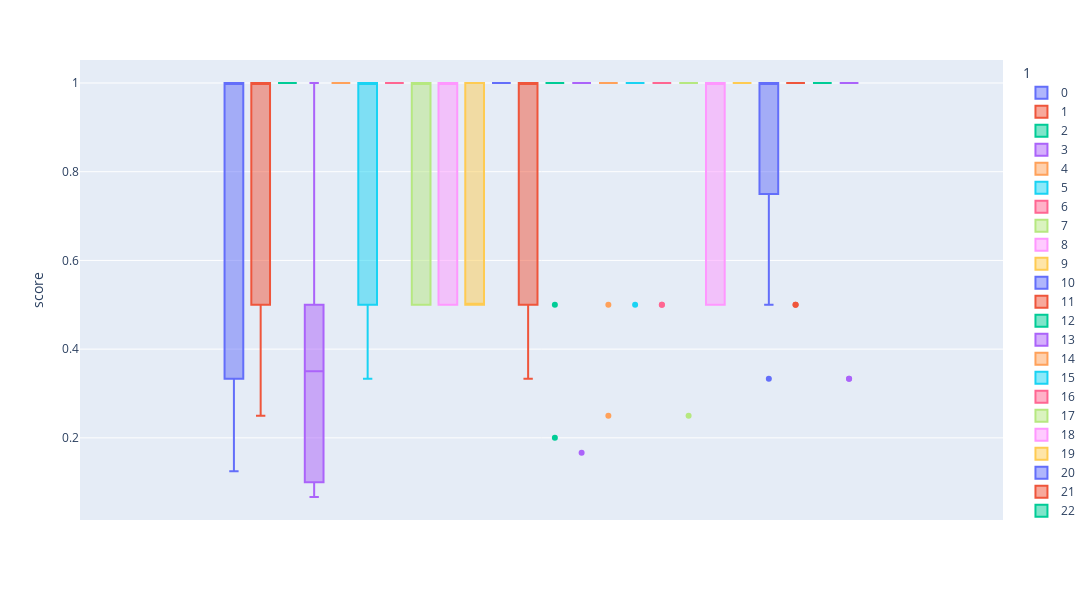
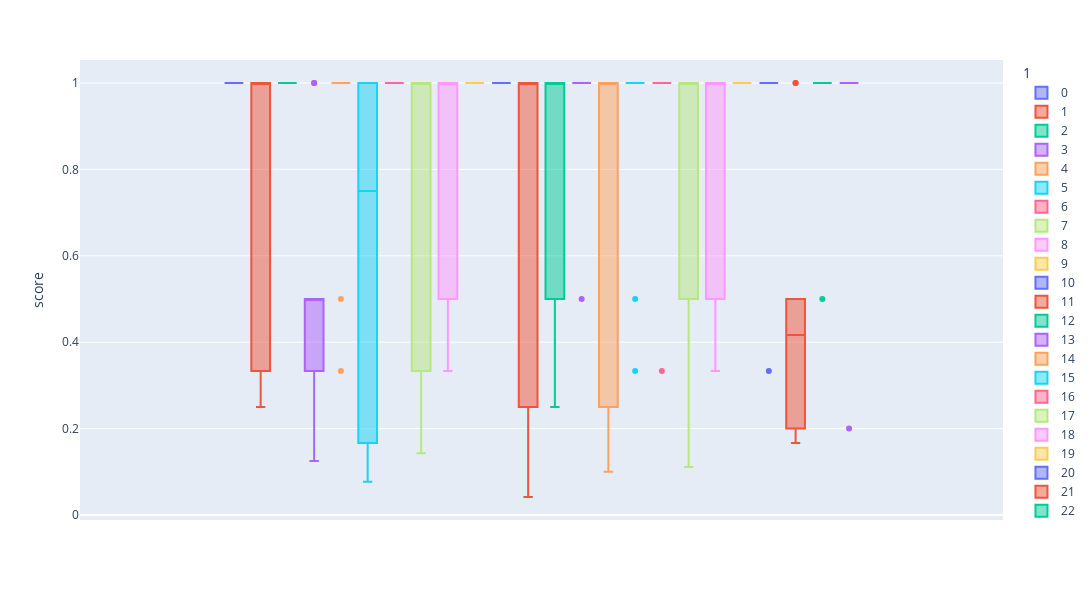
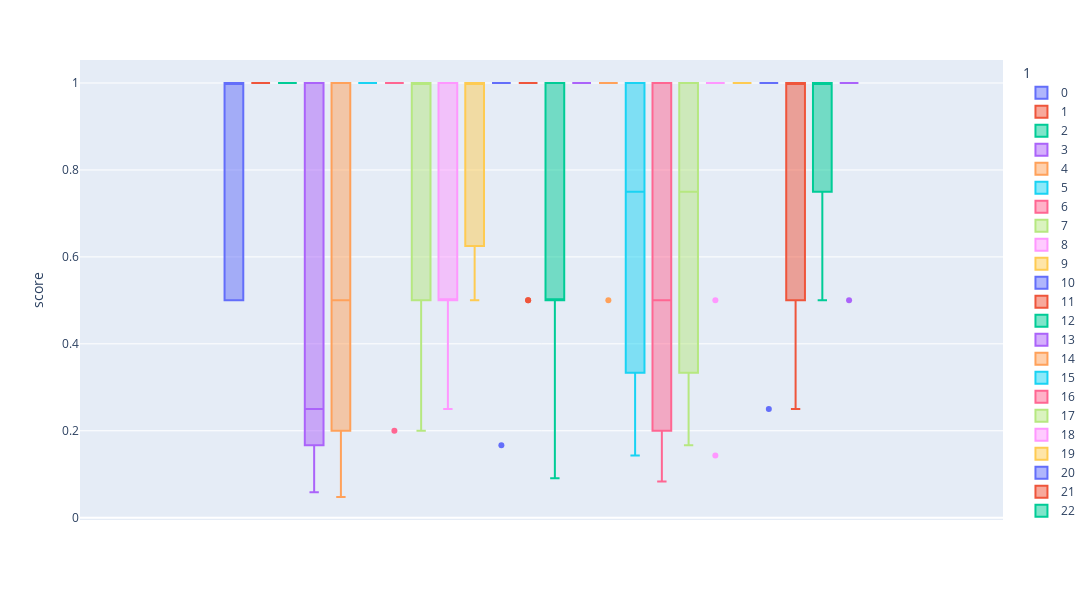
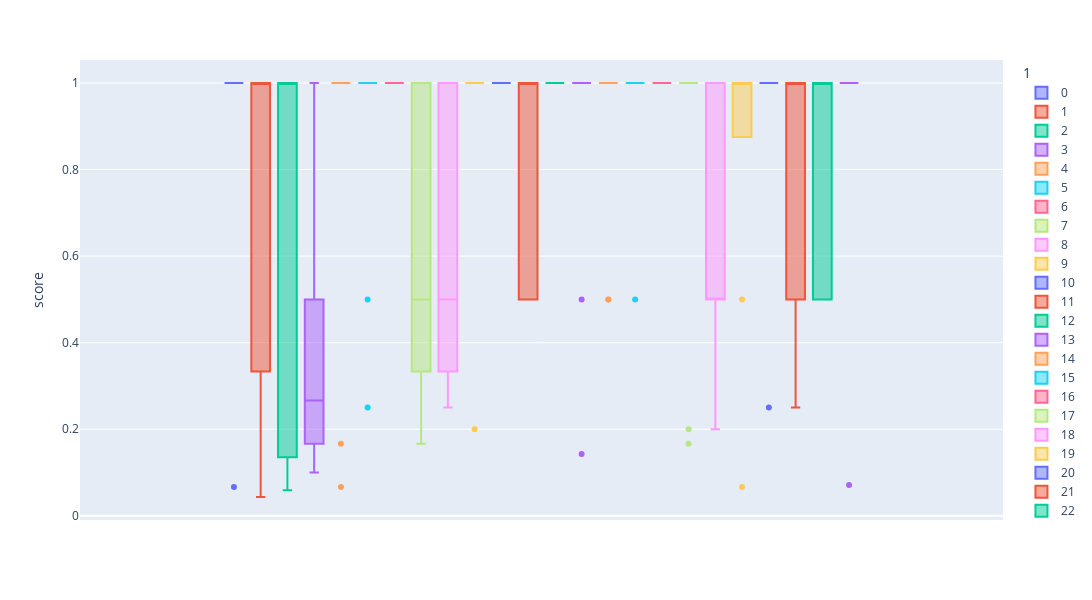

Here is the notebook cell these charts were saved with, in order:
### Code cell
dfs = []
for i in range(5):
    train_batch_preds = np.load('./valid_batch_preds_' + str(i) + '.npy')
    train_batch_labels = np.load('./valid_batch_labels_' + str(i) + '.npy')
    train_batch_index = np.load('./valid_index_fold_' + str(i) + '.npy')

    score, weight, score_per_sample = calculate_per_class_lwlrap(train_batch_labels, train_batch_preds)

    df = pd.DataFrame(train_tp[train_batch_index])
    df["score"] =  score_per_sample.max(axis=1)
    fig = px.box(df.sort_values(1),  y="score", color=1, height=600, width=2100)
    fig.show()

    df_agg = df.groupby(1)["score"].agg(["sum", "count", "min", "max", "mean", "std", "median", lambda x: np.percentile(x, 0.1), lambda x: np.percentile(x, 0.2), lambda x: np.percentile(x, 0.3)]).reset_index()
    df_agg["acc"] = df_agg["sum"] / df_agg["count"]

    display(df_agg.sort_values("acc"))

    dfs.append(df_agg)

    # display(pd.DataFrame(score_per_sample).describe())

### Figure 1 — Plotly figure (JSON) as saved in the notebook; plotly's stock layout.template omitted (floating-point values rounded to 4 significant figures)
{"data": [{"alignmentgroup": "True", "hovertemplate": "1=0<br>score=%{y}<extra></extra>", "legendgroup": "0", "marker": {"color": "#636efa"}, "name": "0", "notched": false, "offsetgroup": "0", "orientation": "v", "showlegend": true, "type": "box", "x0": " ", "xaxis": "x", "y": [0.3333, 1, 0.5, 1, 1, 1, 0.125, 0.3333, 1, 1], "y0": " ", "yaxis": "y"}, {"alignmentgroup": "True", "hovertemplate": "1=1<br>score=%{y}<extra></extra>", "legendgroup": "1", "marker": {"color": "#EF553B"}, "name": "1", "notched": false, "offsetgroup": "1", "orientation": "v", "showlegend": true, "type": "box", "x0": " ", "xaxis": "x", "y": [0.5, 0.25, 1, 1, 1, 1, 1, 1, 1, 0.25], "y0": " ", "yaxis": "y"}, {"alignmentgroup": "True", "hovertemplate": "1=2<br>score=%{y}<extra></extra>", "legendgroup": "2", "marker": {"color": "#00cc96"}, "name": "2", "notched": false, "offsetgroup": "2", "orientation": "v", "showlegend": true, "type": "box", "x0": " ", "xaxis": "x", "y": [1, 1, 1, 1, 1, 1, 1], "y0": " ", "yaxis": "y"}, {"alignmentgroup": "True", "hovertemplate": "1=3<br>score=%{y}<extra></extra>", "legendgroup": "3", "marker": {"color": "#ab63fa"}, "name": "3", "notched": false, "offsetgroup": "3", "orientation": "v", "showlegend": true, "type": "box", "x0": " ", "xaxis": "x", "y": [0.5, 1, 0.2, 0.5, 0.08333, 0.5, 0.1, 0.5, 0.1429, 0.06667], "y0": " ", "yaxis": "y"}, {"alignmentgroup": "True", "hovertemplate": "1=4<br>score=%{y}<extra></extra>", "legendgroup": "4", "marker": {"color": "#FFA15A"}, "name": "4", "notched": false, "offsetgroup": "4", "orientation": "v", "showlegend": true, "type": "box", "x0": " ", "xaxis": "x", "y": [1, 1, 1, 1, 1, 1, 1, 1, 1, 1], "y0": " ", "yaxis": "y"}, {"alignmentgroup": "True", "hovertemplate": "1=5<br>score=%{y}<extra></extra>", "legendgroup": "5", "marker": {"color": "#19d3f3"}, "name": "5", "notched": false, "offsetgroup": "5", "orientation": "v", "showlegend": true, "type": "box", "x0": " ", "xaxis": "x", "y": [1, 1, 0.3333, 1, 0.3333, 1, 1, 1, 0.5, 0.5], "y0": " ", "yaxis": "y"}, {"alignmentgroup": "True", "hovertemplate": "1=6<br>score=%{y}<extra></extra>", "legendgroup": "6", "marker": {"color": "#FF6692"}, "name": "6", "notched": false, "offsetgroup": "6", "orientation": "v", "showlegend": true, "type": "box", "x0": " ", "xaxis": "x", "y": [1, 1, 1, 1, 1, 1, 1, 1, 1, 1], "y0": " ", "yaxis": "y"}, {"alignmentgroup": "True", "hovertemplate": "1=7<br>score=%{y}<extra></extra>", "legendgroup": "7", "marker": {"color": "#B6E880"}, "name": "7", "notched": false, "offsetgroup": "7", "orientation": "v", "showlegend": true, "type": "box", "x0": " ", "xaxis": "x", "y": [1, 1, 1, 0.5, 0.5, 0.5, 1, 1, 1, 1], "y0": " ", "yaxis": "y"}, {"alignmentgroup": "True", "hovertemplate": "1=8<br>score=%{y}<extra></extra>", "legendgroup": "8", "marker": {"color": "#FF97FF"}, "name": "8", "notched": false, "offsetgroup": "8", "orientation": "v", "showlegend": true, "type": "box", "x0": " ", "xaxis": "x", "y": [1, 1, 0.5, 0.5, 1, 1, 1, 1, 0.5, 0.5], "y0": " ", "yaxis": "y"}, {"alignmentgroup": "True", "hovertemplate": "1=9<br>score=%{y}<extra></extra>", "legendgroup": "9", "marker": {"color": "#FECB52"}, "name": "9", "notched": false, "offsetgroup": "9", "orientation": "v", "showlegend": true, "type": "box", "x0": " ", "xaxis": "x", "y": [0.5, 1, 0.5, 0.5, 1, 0.5, 1], "y0": " ", "yaxis": "y"}, {"alignmentgroup": "True", "hovertemplate": "1=10<br>score=%{y}<extra></extra>", "legendgroup": "10", "marker": {"color": "#636efa"}, "name": "10", "notched": false, "offsetgroup": "10", "orientation": "v", "showlegend": true, "type": "box", "x0": " ", "xaxis": "x", "y": [1, 1, 1, 1, 1, 1, 1, 1, 1, 1], "y0": " ", "yaxis": "y"}, {"alignmentgroup": "True", "hovertemplate": "1=11<br>score=%{y}<extra></extra>", "legendgroup": "11", "marker": {"color": "#EF553B"}, "name": "11", "notched": false, "offsetgroup": "11", "orientation": "v", "showlegend": true, "type": "box", "x0": " ", "xaxis": "x", "y": [1, 1, 1, 1, 1, 1, 0.3333, 1, 0.5, 0.5], "y0": " ", "yaxis": "y"}, {"alignmentgroup": "True", "hovertemplate": "1=12<br>score=%{y}<extra></extra>", "legendgroup": "12", "marker": {"color": "#00cc96"}, "name": "12", "notched": false, "offsetgroup": "12", "orientation": "v", "showlegend": true, "type": "box", "x0": " ", "xaxis": "x", "y": [1, 0.2, 1, 1, 1, 0.5, 1, 1, 1, 1], "y0": " ", "yaxis": "y"}, {"alignmentgroup": "True", "hovertemplate": "1=13<br>score=%{y}<extra></extra>", "legendgroup": "13", "marker": {"color": "#ab63fa"}, "name": "13", "notched": false, "offsetgroup": "13", "orientation": "v", "showlegend": true, "type": "box", "x0": " ", "xaxis": "x", "y": [1, 1, 1, 1, 0.1667, 1, 1, 1, 1, 1], "y0": " ", "yaxis": "y"}, {"alignmentgroup": "True", "hovertemplate": "1=14<br>score=%{y}<extra></extra>", "legendgroup": "14", "marker": {"color": "#FFA15A"}, "name": "14", "notched": false, "offsetgroup": "14", "orientation": "v", "showlegend": true, "type": "box", "x0": " ", "xaxis": "x", "y": [0.5, 1, 1, 1, 0.25, 1, 1, 1, 1, 1], "y0": " ", "yaxis": "y"}, {"alignmentgroup": "True", "hovertemplate": "1=15<br>score=%{y}<extra></extra>", "legendgroup": "15", "marker": {"color": "#19d3f3"}, "name": "15", "notched": false, "offsetgroup": "15", "orientation": "v", "showlegend": true, "type": "box", "x0": " ", "xaxis": "x", "y": [1, 1, 1, 0.5, 1, 1, 1, 1, 1, 1], "y0": " ", "yaxis": "y"}, {"alignmentgroup": "True", "hovertemplate": "1=16<br>score=%{y}<extra></extra>", "legendgroup": "16", "marker": {"color": "#FF6692"}, "name": "16", "notched": false, "offsetgroup": "16", "orientation": "v", "showlegend": true, "type": "box", "x0": " ", "xaxis": "x", "y": [0.5, 1, 1, 0.5, 1, 1, 1, 1, 1, 1], "y0": " ", "yaxis": "y"}, {"alignmentgroup": "True", "hovertemplate": "1=17<br>score=%{y}<extra></extra>", "legendgroup": "17", "marker": {"color": "#B6E880"}, "name": "17", "notched": false, "offsetgroup": "17", "orientation": "v", "showlegend": true, "type": "box", "x0": " ", "xaxis": "x", "y": [1, 1, 1, 1, 1, 1, 1, 0.25, 1, 1, 1, 1, 1, 1], "y0": " ", "yaxis": "y"}, {"alignmentgroup": "True", "hovertemplate": "1=18<br>score=%{y}<extra></extra>", "legendgroup": "18", "marker": {"color": "#FF97FF"}, "name": "18", "notched": false, "offsetgroup": "18", "orientation": "v", "showlegend": true, "type": "box", "x0": " ", "xaxis": "x", "y": [0.5, 1, 1, 0.5, 1, 1, 1, 0.5, 1, 0.5], "y0": " ", "yaxis": "y"}, {"alignmentgroup": "True", "hovertemplate": "1=19<br>score=%{y}<extra></extra>", "legendgroup": "19", "marker": {"color": "#FECB52"}, "name": "19", "notched": false, "offsetgroup": "19", "orientation": "v", "showlegend": true, "type": "box", "x0": " ", "xaxis": "x", "y": [1, 1, 1, 1, 1, 1, 1, 1, 1], "y0": " ", "yaxis": "y"}, {"alignmentgroup": "True", "hovertemplate": "1=20<br>score=%{y}<extra></extra>", "legendgroup": "20", "marker": {"color": "#636efa"}, "name": "20", "notched": false, "offsetgroup": "20", "orientation": "v", "showlegend": true, "type": "box", "x0": " ", "xaxis": "x", "y": [1, 1, 1, 0.5, 1, 1, 1, 0.3333], "y0": " ", "yaxis": "y"}, {"alignmentgroup": "True", "hovertemplate": "1=21<br>score=%{y}<extra></extra>", "legendgroup": "21", "marker": {"color": "#EF553B"}, "name": "21", "notched": false, "offsetgroup": "21", "orientation": "v", "showlegend": true, "type": "box", "x0": " ", "xaxis": "x", "y": [1, 0.5, 1, 1, 1, 1, 1, 1, 1, 0.5], "y0": " ", "yaxis": "y"}, {"alignmentgroup": "True", "hovertemplate": "1=22<br>score=%{y}<extra></extra>", "legendgroup": "22", "marker": {"color": "#00cc96"}, "name": "22", "notched": false, "offsetgroup": "22", "orientation": "v", "showlegend": true, "type": "box", "x0": " ", "xaxis": "x", "y": [1, 1, 1, 1, 1, 1, 1, 1, 1], "y0": " ", "yaxis": "y"}, {"alignmentgroup": "True", "hovertemplate": "1=23<br>score=%{y}<extra></extra>", "legendgroup": "23", "marker": {"color": "#ab63fa"}, "name": "23", "notched": false, "offsetgroup": "23", "orientation": "v", "showlegend": true, "type": "box", "x0": " ", "xaxis": "x", "y": [1, 1, 1, 1, 1, 1, 1, 0.3333, 1, 1, 1, 1, 1, 1, 1, 1, 1, 1, 1, 0.3333], "y0": " ", "yaxis": "y"}], "layout": {"boxmode": "group", "height": 600, "legend": {"title": {"text": "1"}, "tracegroupgap": 0}, "margin": {"t": 60}, "width": 2100, "xaxis": {"anchor": "y", "domain": [0, 1]}, "yaxis": {"anchor": "x", "domain": [0, 1], "title": {"text": "score"}}}}

### Figure 2 — Plotly figure (JSON) as saved in the notebook; plotly's stock layout.template omitted (floating-point values rounded to 4 significant figures)
{"data": [{"alignmentgroup": "True", "hovertemplate": "1=0<br>score=%{y}<extra></extra>", "legendgroup": "0", "marker": {"color": "#636efa"}, "name": "0", "notched": false, "offsetgroup": "0", "orientation": "v", "showlegend": true, "type": "box", "x0": " ", "xaxis": "x", "y": [1, 1, 1, 1, 1, 1, 1, 1, 1, 1], "y0": " ", "yaxis": "y"}, {"alignmentgroup": "True", "hovertemplate": "1=1<br>score=%{y}<extra></extra>", "legendgroup": "1", "marker": {"color": "#EF553B"}, "name": "1", "notched": false, "offsetgroup": "1", "orientation": "v", "showlegend": true, "type": "box", "x0": " ", "xaxis": "x", "y": [1, 1, 1, 0.3333, 1, 0.25, 1, 0.3333, 1, 1], "y0": " ", "yaxis": "y"}, {"alignmentgroup": "True", "hovertemplate": "1=2<br>score=%{y}<extra></extra>", "legendgroup": "2", "marker": {"color": "#00cc96"}, "name": "2", "notched": false, "offsetgroup": "2", "orientation": "v", "showlegend": true, "type": "box", "x0": " ", "xaxis": "x", "y": [1, 1, 1, 1, 1, 1, 1, 1], "y0": " ", "yaxis": "y"}, {"alignmentgroup": "True", "hovertemplate": "1=3<br>score=%{y}<extra></extra>", "legendgroup": "3", "marker": {"color": "#ab63fa"}, "name": "3", "notched": false, "offsetgroup": "3", "orientation": "v", "showlegend": true, "type": "box", "x0": " ", "xaxis": "x", "y": [0.5, 0.5, 0.3333, 0.5, 0.3333, 0.5, 0.125, 1, 1, 0.2], "y0": " ", "yaxis": "y"}, {"alignmentgroup": "True", "hovertemplate": "1=4<br>score=%{y}<extra></extra>", "legendgroup": "4", "marker": {"color": "#FFA15A"}, "name": "4", "notched": false, "offsetgroup": "4", "orientation": "v", "showlegend": true, "type": "box", "x0": " ", "xaxis": "x", "y": [1, 1, 1, 0.3333, 1, 1, 1, 1, 1, 0.5], "y0": " ", "yaxis": "y"}, {"alignmentgroup": "True", "hovertemplate": "1=5<br>score=%{y}<extra></extra>", "legendgroup": "5", "marker": {"color": "#19d3f3"}, "name": "5", "notched": false, "offsetgroup": "5", "orientation": "v", "showlegend": true, "type": "box", "x0": " ", "xaxis": "x", "y": [1, 0.5, 0.07692, 1, 0.1667, 1, 1, 0.25, 1, 0.09091], "y0": " ", "yaxis": "y"}, {"alignmentgroup": "True", "hovertemplate": "1=6<br>score=%{y}<extra></extra>", "legendgroup": "6", "marker": {"color": "#FF6692"}, "name": "6", "notched": false, "offsetgroup": "6", "orientation": "v", "showlegend": true, "type": "box", "x0": " ", "xaxis": "x", "y": [1, 1, 1, 1, 1, 1, 1, 1, 1, 1], "y0": " ", "yaxis": "y"}, {"alignmentgroup": "True", "hovertemplate": "1=7<br>score=%{y}<extra></extra>", "legendgroup": "7", "marker": {"color": "#B6E880"}, "name": "7", "notched": false, "offsetgroup": "7", "orientation": "v", "showlegend": true, "type": "box", "x0": " ", "xaxis": "x", "y": [0.3333, 0.1429, 1, 1, 1, 1, 0.3333, 0.3333, 1, 1], "y0": " ", "yaxis": "y"}, {"alignmentgroup": "True", "hovertemplate": "1=8<br>score=%{y}<extra></extra>", "legendgroup": "8", "marker": {"color": "#FF97FF"}, "name": "8", "notched": false, "offsetgroup": "8", "orientation": "v", "showlegend": true, "type": "box", "x0": " ", "xaxis": "x", "y": [0.3333, 1, 1, 1, 1, 1, 1, 1, 0.5, 0.3333], "y0": " ", "yaxis": "y"}, {"alignmentgroup": "True", "hovertemplate": "1=9<br>score=%{y}<extra></extra>", "legendgroup": "9", "marker": {"color": "#FECB52"}, "name": "9", "notched": false, "offsetgroup": "9", "orientation": "v", "showlegend": true, "type": "box", "x0": " ", "xaxis": "x", "y": [1, 1, 1, 1, 1, 1], "y0": " ", "yaxis": "y"}, {"alignmentgroup": "True", "hovertemplate": "1=10<br>score=%{y}<extra></extra>", "legendgroup": "10", "marker": {"color": "#636efa"}, "name": "10", "notched": false, "offsetgroup": "10", "orientation": "v", "showlegend": true, "type": "box", "x0": " ", "xaxis": "x", "y": [1, 1, 1, 1, 1, 1, 1, 1, 1, 1], "y0": " ", "yaxis": "y"}, {"alignmentgroup": "True", "hovertemplate": "1=11<br>score=%{y}<extra></extra>", "legendgroup": "11", "marker": {"color": "#EF553B"}, "name": "11", "notched": false, "offsetgroup": "11", "orientation": "v", "showlegend": true, "type": "box", "x0": " ", "xaxis": "x", "y": [1, 1, 1, 1, 0.25, 1, 1, 1, 0.25, 0.04167], "y0": " ", "yaxis": "y"}, {"alignmentgroup": "True", "hovertemplate": "1=12<br>score=%{y}<extra></extra>", "legendgroup": "12", "marker": {"color": "#00cc96"}, "name": "12", "notched": false, "offsetgroup": "12", "orientation": "v", "showlegend": true, "type": "box", "x0": " ", "xaxis": "x", "y": [0.25, 0.5, 1, 1, 0.5, 0.5, 1, 1, 1, 1], "y0": " ", "yaxis": "y"}, {"alignmentgroup": "True", "hovertemplate": "1=13<br>score=%{y}<extra></extra>", "legendgroup": "13", "marker": {"color": "#ab63fa"}, "name": "13", "notched": false, "offsetgroup": "13", "orientation": "v", "showlegend": true, "type": "box", "x0": " ", "xaxis": "x", "y": [1, 0.5, 1, 1, 1, 1, 1, 1, 1, 1], "y0": " ", "yaxis": "y"}, {"alignmentgroup": "True", "hovertemplate": "1=14<br>score=%{y}<extra></extra>", "legendgroup": "14", "marker": {"color": "#FFA15A"}, "name": "14", "notched": false, "offsetgroup": "14", "orientation": "v", "showlegend": true, "type": "box", "x0": " ", "xaxis": "x", "y": [0.1, 1, 1, 1, 0.125, 0.25, 0.25, 1, 1, 1], "y0": " ", "yaxis": "y"}, {"alignmentgroup": "True", "hovertemplate": "1=15<br>score=%{y}<extra></extra>", "legendgroup": "15", "marker": {"color": "#19d3f3"}, "name": "15", "notched": false, "offsetgroup": "15", "orientation": "v", "showlegend": true, "type": "box", "x0": " ", "xaxis": "x", "y": [1, 1, 1, 0.3333, 1, 1, 1, 0.5, 1, 1], "y0": " ", "yaxis": "y"}, {"alignmentgroup": "True", "hovertemplate": "1=16<br>score=%{y}<extra></extra>", "legendgroup": "16", "marker": {"color": "#FF6692"}, "name": "16", "notched": false, "offsetgroup": "16", "orientation": "v", "showlegend": true, "type": "box", "x0": " ", "xaxis": "x", "y": [1, 0.3333, 1, 1, 1, 1, 1, 1, 1, 1], "y0": " ", "yaxis": "y"}, {"alignmentgroup": "True", "hovertemplate": "1=17<br>score=%{y}<extra></extra>", "legendgroup": "17", "marker": {"color": "#B6E880"}, "name": "17", "notched": false, "offsetgroup": "17", "orientation": "v", "showlegend": true, "type": "box", "x0": " ", "xaxis": "x", "y": [1, 0.5, 1, 1, 1, 1, 1, 0.5, 0.2, 1, 0.5, 1, 1, 0.1111], "y0": " ", "yaxis": "y"}, {"alignmentgroup": "True", "hovertemplate": "1=18<br>score=%{y}<extra></extra>", "legendgroup": "18", "marker": {"color": "#FF97FF"}, "name": "18", "notched": false, "offsetgroup": "18", "orientation": "v", "showlegend": true, "type": "box", "x0": " ", "xaxis": "x", "y": [1, 1, 1, 0.5, 1, 0.3333, 1, 1, 0.5, 1], "y0": " ", "yaxis": "y"}, {"alignmentgroup": "True", "hovertemplate": "1=19<br>score=%{y}<extra></extra>", "legendgroup": "19", "marker": {"color": "#FECB52"}, "name": "19", "notched": false, "offsetgroup": "19", "orientation": "v", "showlegend": true, "type": "box", "x0": " ", "xaxis": "x", "y": [1, 1, 1, 1, 1, 1, 1, 1], "y0": " ", "yaxis": "y"}, {"alignmentgroup": "True", "hovertemplate": "1=20<br>score=%{y}<extra></extra>", "legendgroup": "20", "marker": {"color": "#636efa"}, "name": "20", "notched": false, "offsetgroup": "20", "orientation": "v", "showlegend": true, "type": "box", "x0": " ", "xaxis": "x", "y": [0.3333, 1, 1, 1, 1, 1, 1, 1], "y0": " ", "yaxis": "y"}, {"alignmentgroup": "True", "hovertemplate": "1=21<br>score=%{y}<extra></extra>", "legendgroup": "21", "marker": {"color": "#EF553B"}, "name": "21", "notched": false, "offsetgroup": "21", "orientation": "v", "showlegend": true, "type": "box", "x0": " ", "xaxis": "x", "y": [0.3333, 0.1667, 0.5, 1, 0.5, 0.1667, 1, 0.2, 0.5, 0.25], "y0": " ", "yaxis": "y"}, {"alignmentgroup": "True", "hovertemplate": "1=22<br>score=%{y}<extra></extra>", "legendgroup": "22", "marker": {"color": "#00cc96"}, "name": "22", "notched": false, "offsetgroup": "22", "orientation": "v", "showlegend": true, "type": "box", "x0": " ", "xaxis": "x", "y": [1, 1, 1, 1, 1, 0.5, 1, 1, 1], "y0": " ", "yaxis": "y"}, {"alignmentgroup": "True", "hovertemplate": "1=23<br>score=%{y}<extra></extra>", "legendgroup": "23", "marker": {"color": "#ab63fa"}, "name": "23", "notched": false, "offsetgroup": "23", "orientation": "v", "showlegend": true, "type": "box", "x0": " ", "xaxis": "x", "y": [1, 1, 1, 1, 1, 1, 1, 0.2, 1, 1, 1, 1, 1, 1, 1, 1, 1, 1, 1, 1], "y0": " ", "yaxis": "y"}], "layout": {"boxmode": "group", "height": 600, "legend": {"title": {"text": "1"}, "tracegroupgap": 0}, "margin": {"t": 60}, "width": 2100, "xaxis": {"anchor": "y", "domain": [0, 1]}, "yaxis": {"anchor": "x", "domain": [0, 1], "title": {"text": "score"}}}}

### Figure 3 — Plotly figure (JSON) as saved in the notebook; plotly's stock layout.template omitted (floating-point values rounded to 4 significant figures)
{"data": [{"alignmentgroup": "True", "hovertemplate": "1=0<br>score=%{y}<extra></extra>", "legendgroup": "0", "marker": {"color": "#636efa"}, "name": "0", "notched": false, "offsetgroup": "0", "orientation": "v", "showlegend": true, "type": "box", "x0": " ", "xaxis": "x", "y": [0.5, 1, 0.5, 1, 1, 1, 0.5, 1, 0.5, 1], "y0": " ", "yaxis": "y"}, {"alignmentgroup": "True", "hovertemplate": "1=1<br>score=%{y}<extra></extra>", "legendgroup": "1", "marker": {"color": "#EF553B"}, "name": "1", "notched": false, "offsetgroup": "1", "orientation": "v", "showlegend": true, "type": "box", "x0": " ", "xaxis": "x", "y": [1, 1, 1, 1, 1, 1, 1, 1, 1, 1], "y0": " ", "yaxis": "y"}, {"alignmentgroup": "True", "hovertemplate": "1=2<br>score=%{y}<extra></extra>", "legendgroup": "2", "marker": {"color": "#00cc96"}, "name": "2", "notched": false, "offsetgroup": "2", "orientation": "v", "showlegend": true, "type": "box", "x0": " ", "xaxis": "x", "y": [1, 1, 1, 1, 1, 1, 1, 1], "y0": " ", "yaxis": "y"}, {"alignmentgroup": "True", "hovertemplate": "1=3<br>score=%{y}<extra></extra>", "legendgroup": "3", "marker": {"color": "#ab63fa"}, "name": "3", "notched": false, "offsetgroup": "3", "orientation": "v", "showlegend": true, "type": "box", "x0": " ", "xaxis": "x", "y": [0.05882, 1, 0.1667, 0.25, 1, 0.25, 1, 0.08333, 0.25, 1], "y0": " ", "yaxis": "y"}, {"alignmentgroup": "True", "hovertemplate": "1=4<br>score=%{y}<extra></extra>", "legendgroup": "4", "marker": {"color": "#FFA15A"}, "name": "4", "notched": false, "offsetgroup": "4", "orientation": "v", "showlegend": true, "type": "box", "x0": " ", "xaxis": "x", "y": [0.5, 1, 0.2, 0.04762, 0.5, 1, 1, 0.2, 0.5, 0.25], "y0": " ", "yaxis": "y"}, {"alignmentgroup": "True", "hovertemplate": "1=5<br>score=%{y}<extra></extra>", "legendgroup": "5", "marker": {"color": "#19d3f3"}, "name": "5", "notched": false, "offsetgroup": "5", "orientation": "v", "showlegend": true, "type": "box", "x0": " ", "xaxis": "x", "y": [1, 1, 1, 1, 1, 1, 1, 1, 1, 1], "y0": " ", "yaxis": "y"}, {"alignmentgroup": "True", "hovertemplate": "1=6<br>score=%{y}<extra></extra>", "legendgroup": "6", "marker": {"color": "#FF6692"}, "name": "6", "notched": false, "offsetgroup": "6", "orientation": "v", "showlegend": true, "type": "box", "x0": " ", "xaxis": "x", "y": [1, 1, 0.2, 1, 1, 1, 1, 1, 1, 1], "y0": " ", "yaxis": "y"}, {"alignmentgroup": "True", "hovertemplate": "1=7<br>score=%{y}<extra></extra>", "legendgroup": "7", "marker": {"color": "#B6E880"}, "name": "7", "notched": false, "offsetgroup": "7", "orientation": "v", "showlegend": true, "type": "box", "x0": " ", "xaxis": "x", "y": [1, 1, 1, 0.2, 0.5, 1, 1, 0.5, 1, 1], "y0": " ", "yaxis": "y"}, {"alignmentgroup": "True", "hovertemplate": "1=8<br>score=%{y}<extra></extra>", "legendgroup": "8", "marker": {"color": "#FF97FF"}, "name": "8", "notched": false, "offsetgroup": "8", "orientation": "v", "showlegend": true, "type": "box", "x0": " ", "xaxis": "x", "y": [0.5, 0.5, 1, 1, 0.5, 0.25, 1, 1, 0.3333, 0.5], "y0": " ", "yaxis": "y"}, {"alignmentgroup": "True", "hovertemplate": "1=9<br>score=%{y}<extra></extra>", "legendgroup": "9", "marker": {"color": "#FECB52"}, "name": "9", "notched": false, "offsetgroup": "9", "orientation": "v", "showlegend": true, "type": "box", "x0": " ", "xaxis": "x", "y": [1, 1, 0.5, 1, 1, 1, 0.5], "y0": " ", "yaxis": "y"}, {"alignmentgroup": "True", "hovertemplate": "1=10<br>score=%{y}<extra></extra>", "legendgroup": "10", "marker": {"color": "#636efa"}, "name": "10", "notched": false, "offsetgroup": "10", "orientation": "v", "showlegend": true, "type": "box", "x0": " ", "xaxis": "x", "y": [1, 1, 1, 1, 0.1667, 1, 1, 1, 1, 1], "y0": " ", "yaxis": "y"}, {"alignmentgroup": "True", "hovertemplate": "1=11<br>score=%{y}<extra></extra>", "legendgroup": "11", "marker": {"color": "#EF553B"}, "name": "11", "notched": false, "offsetgroup": "11", "orientation": "v", "showlegend": true, "type": "box", "x0": " ", "xaxis": "x", "y": [1, 1, 1, 0.5, 1, 1, 1, 0.5, 1, 1], "y0": " ", "yaxis": "y"}, {"alignmentgroup": "True", "hovertemplate": "1=12<br>score=%{y}<extra></extra>", "legendgroup": "12", "marker": {"color": "#00cc96"}, "name": "12", "notched": false, "offsetgroup": "12", "orientation": "v", "showlegend": true, "type": "box", "x0": " ", "xaxis": "x", "y": [0.5, 1, 0.09091, 0.5, 0.5, 1, 1, 0.2, 0.5, 0.5], "y0": " ", "yaxis": "y"}, {"alignmentgroup": "True", "hovertemplate": "1=13<br>score=%{y}<extra></extra>", "legendgroup": "13", "marker": {"color": "#ab63fa"}, "name": "13", "notched": false, "offsetgroup": "13", "orientation": "v", "showlegend": true, "type": "box", "x0": " ", "xaxis": "x", "y": [1, 1, 1, 1, 1, 1, 1, 1, 1, 1], "y0": " ", "yaxis": "y"}, {"alignmentgroup": "True", "hovertemplate": "1=14<br>score=%{y}<extra></extra>", "legendgroup": "14", "marker": {"color": "#FFA15A"}, "name": "14", "notched": false, "offsetgroup": "14", "orientation": "v", "showlegend": true, "type": "box", "x0": " ", "xaxis": "x", "y": [0.5, 1, 1, 1, 1, 1, 1, 1, 1, 1], "y0": " ", "yaxis": "y"}, {"alignmentgroup": "True", "hovertemplate": "1=15<br>score=%{y}<extra></extra>", "legendgroup": "15", "marker": {"color": "#19d3f3"}, "name": "15", "notched": false, "offsetgroup": "15", "orientation": "v", "showlegend": true, "type": "box", "x0": " ", "xaxis": "x", "y": [1, 1, 1, 0.1429, 0.3333, 1, 1, 0.5, 0.5, 0.3333], "y0": " ", "yaxis": "y"}, {"alignmentgroup": "True", "hovertemplate": "1=16<br>score=%{y}<extra></extra>", "legendgroup": "16", "marker": {"color": "#FF6692"}, "name": "16", "notched": false, "offsetgroup": "16", "orientation": "v", "showlegend": true, "type": "box", "x0": " ", "xaxis": "x", "y": [0.2, 1, 1, 0.5, 0.08333, 0.09091, 1, 0.5, 1, 0.5], "y0": " ", "yaxis": "y"}, {"alignmentgroup": "True", "hovertemplate": "1=17<br>score=%{y}<extra></extra>", "legendgroup": "17", "marker": {"color": "#B6E880"}, "name": "17", "notched": false, "offsetgroup": "17", "orientation": "v", "showlegend": true, "type": "box", "x0": " ", "xaxis": "x", "y": [1, 1, 0.5, 1, 0.3333, 1, 0.3333, 0.5, 0.3333, 0.1667, 1, 0.5, 1, 1], "y0": " ", "yaxis": "y"}, {"alignmentgroup": "True", "hovertemplate": "1=18<br>score=%{y}<extra></extra>", "legendgroup": "18", "marker": {"color": "#FF97FF"}, "name": "18", "notched": false, "offsetgroup": "18", "orientation": "v", "showlegend": true, "type": "box", "x0": " ", "xaxis": "x", "y": [0.1429, 1, 1, 1, 1, 1, 0.5, 1, 1, 1], "y0": " ", "yaxis": "y"}, {"alignmentgroup": "True", "hovertemplate": "1=19<br>score=%{y}<extra></extra>", "legendgroup": "19", "marker": {"color": "#FECB52"}, "name": "19", "notched": false, "offsetgroup": "19", "orientation": "v", "showlegend": true, "type": "box", "x0": " ", "xaxis": "x", "y": [1, 1, 1, 1, 1, 1, 1, 1], "y0": " ", "yaxis": "y"}, {"alignmentgroup": "True", "hovertemplate": "1=20<br>score=%{y}<extra></extra>", "legendgroup": "20", "marker": {"color": "#636efa"}, "name": "20", "notched": false, "offsetgroup": "20", "orientation": "v", "showlegend": true, "type": "box", "x0": " ", "xaxis": "x", "y": [1, 1, 1, 1, 0.25, 1, 1, 1], "y0": " ", "yaxis": "y"}, {"alignmentgroup": "True", "hovertemplate": "1=21<br>score=%{y}<extra></extra>", "legendgroup": "21", "marker": {"color": "#EF553B"}, "name": "21", "notched": false, "offsetgroup": "21", "orientation": "v", "showlegend": true, "type": "box", "x0": " ", "xaxis": "x", "y": [0.5, 1, 0.25, 1, 1, 1, 0.5, 0.5, 1, 1], "y0": " ", "yaxis": "y"}, {"alignmentgroup": "True", "hovertemplate": "1=22<br>score=%{y}<extra></extra>", "legendgroup": "22", "marker": {"color": "#00cc96"}, "name": "22", "notched": false, "offsetgroup": "22", "orientation": "v", "showlegend": true, "type": "box", "x0": " ", "xaxis": "x", "y": [0.5, 1, 0.5, 1, 1, 1, 1, 1], "y0": " ", "yaxis": "y"}, {"alignmentgroup": "True", "hovertemplate": "1=23<br>score=%{y}<extra></extra>", "legendgroup": "23", "marker": {"color": "#ab63fa"}, "name": "23", "notched": false, "offsetgroup": "23", "orientation": "v", "showlegend": true, "type": "box", "x0": " ", "xaxis": "x", "y": [1, 1, 1, 1, 0.5, 1, 1, 1, 1, 1, 1, 1, 1, 1, 1, 1, 1, 1, 1, 1], "y0": " ", "yaxis": "y"}], "layout": {"boxmode": "group", "height": 600, "legend": {"title": {"text": "1"}, "tracegroupgap": 0}, "margin": {"t": 60}, "width": 2100, "xaxis": {"anchor": "y", "domain": [0, 1]}, "yaxis": {"anchor": "x", "domain": [0, 1], "title": {"text": "score"}}}}

### Figure 4 — Plotly figure (JSON) as saved in the notebook; plotly's stock layout.template omitted (floating-point values rounded to 4 significant figures)
{"data": [{"alignmentgroup": "True", "hovertemplate": "1=0<br>score=%{y}<extra></extra>", "legendgroup": "0", "marker": {"color": "#636efa"}, "name": "0", "notched": false, "offsetgroup": "0", "orientation": "v", "showlegend": true, "type": "box", "x0": " ", "xaxis": "x", "y": [1, 1, 1, 1, 1, 1, 1, 1, 1, 0.06667], "y0": " ", "yaxis": "y"}, {"alignmentgroup": "True", "hovertemplate": "1=1<br>score=%{y}<extra></extra>", "legendgroup": "1", "marker": {"color": "#EF553B"}, "name": "1", "notched": false, "offsetgroup": "1", "orientation": "v", "showlegend": true, "type": "box", "x0": " ", "xaxis": "x", "y": [0.04348, 1, 0.3333, 1, 0.3333, 1, 1, 0.25, 1, 1], "y0": " ", "yaxis": "y"}, {"alignmentgroup": "True", "hovertemplate": "1=2<br>score=%{y}<extra></extra>", "legendgroup": "2", "marker": {"color": "#00cc96"}, "name": "2", "notched": false, "offsetgroup": "2", "orientation": "v", "showlegend": true, "type": "box", "x0": " ", "xaxis": "x", "y": [1, 0.125, 1, 0.05882, 0.1667, 1, 1], "y0": " ", "yaxis": "y"}, {"alignmentgroup": "True", "hovertemplate": "1=3<br>score=%{y}<extra></extra>", "legendgroup": "3", "marker": {"color": "#ab63fa"}, "name": "3", "notched": false, "offsetgroup": "3", "orientation": "v", "showlegend": true, "type": "box", "x0": " ", "xaxis": "x", "y": [0.3333, 0.125, 1, 0.1, 1, 0.1667, 0.5, 0.1667, 0.2, 0.5], "y0": " ", "yaxis": "y"}, {"alignmentgroup": "True", "hovertemplate": "1=4<br>score=%{y}<extra></extra>", "legendgroup": "4", "marker": {"color": "#FFA15A"}, "name": "4", "notched": false, "offsetgroup": "4", "orientation": "v", "showlegend": true, "type": "box", "x0": " ", "xaxis": "x", "y": [1, 0.06667, 1, 1, 0.1667, 1, 1, 1, 1, 1], "y0": " ", "yaxis": "y"}, {"alignmentgroup": "True", "hovertemplate": "1=5<br>score=%{y}<extra></extra>", "legendgroup": "5", "marker": {"color": "#19d3f3"}, "name": "5", "notched": false, "offsetgroup": "5", "orientation": "v", "showlegend": true, "type": "box", "x0": " ", "xaxis": "x", "y": [1, 1, 0.5, 1, 1, 0.25, 1, 1, 1, 1], "y0": " ", "yaxis": "y"}, {"alignmentgroup": "True", "hovertemplate": "1=6<br>score=%{y}<extra></extra>", "legendgroup": "6", "marker": {"color": "#FF6692"}, "name": "6", "notched": false, "offsetgroup": "6", "orientation": "v", "showlegend": true, "type": "box", "x0": " ", "xaxis": "x", "y": [1, 1, 1, 1, 1, 1, 1, 1, 1, 1], "y0": " ", "yaxis": "y"}, {"alignmentgroup": "True", "hovertemplate": "1=7<br>score=%{y}<extra></extra>", "legendgroup": "7", "marker": {"color": "#B6E880"}, "name": "7", "notched": false, "offsetgroup": "7", "orientation": "v", "showlegend": true, "type": "box", "x0": " ", "xaxis": "x", "y": [0.5, 0.3333, 0.5, 1, 0.25, 0.1667, 1, 1, 1, 0.5], "y0": " ", "yaxis": "y"}, {"alignmentgroup": "True", "hovertemplate": "1=8<br>score=%{y}<extra></extra>", "legendgroup": "8", "marker": {"color": "#FF97FF"}, "name": "8", "notched": false, "offsetgroup": "8", "orientation": "v", "showlegend": true, "type": "box", "x0": " ", "xaxis": "x", "y": [0.5, 0.5, 1, 1, 0.5, 0.3333, 1, 0.25, 1, 0.25], "y0": " ", "yaxis": "y"}, {"alignmentgroup": "True", "hovertemplate": "1=9<br>score=%{y}<extra></extra>", "legendgroup": "9", "marker": {"color": "#FECB52"}, "name": "9", "notched": false, "offsetgroup": "9", "orientation": "v", "showlegend": true, "type": "box", "x0": " ", "xaxis": "x", "y": [0.2, 1, 1, 1, 1, 1, 1], "y0": " ", "yaxis": "y"}, {"alignmentgroup": "True", "hovertemplate": "1=10<br>score=%{y}<extra></extra>", "legendgroup": "10", "marker": {"color": "#636efa"}, "name": "10", "notched": false, "offsetgroup": "10", "orientation": "v", "showlegend": true, "type": "box", "x0": " ", "xaxis": "x", "y": [1, 1, 1, 1, 1, 1, 1, 1, 1, 1], "y0": " ", "yaxis": "y"}, {"alignmentgroup": "True", "hovertemplate": "1=11<br>score=%{y}<extra></extra>", "legendgroup": "11", "marker": {"color": "#EF553B"}, "name": "11", "notched": false, "offsetgroup": "11", "orientation": "v", "showlegend": true, "type": "box", "x0": " ", "xaxis": "x", "y": [1, 1, 1, 1, 0.5, 0.5, 0.5, 1, 1, 0.5], "y0": " ", "yaxis": "y"}, {"alignmentgroup": "True", "hovertemplate": "1=12<br>score=%{y}<extra></extra>", "legendgroup": "12", "marker": {"color": "#00cc96"}, "name": "12", "notched": false, "offsetgroup": "12", "orientation": "v", "showlegend": true, "type": "box", "x0": " ", "xaxis": "x", "y": [1, 1, 1, 1, 1, 1, 1, 1, 1, 1], "y0": " ", "yaxis": "y"}, {"alignmentgroup": "True", "hovertemplate": "1=13<br>score=%{y}<extra></extra>", "legendgroup": "13", "marker": {"color": "#ab63fa"}, "name": "13", "notched": false, "offsetgroup": "13", "orientation": "v", "showlegend": true, "type": "box", "x0": " ", "xaxis": "x", "y": [1, 1, 0.1429, 1, 1, 0.5, 1, 1, 1, 1], "y0": " ", "yaxis": "y"}, {"alignmentgroup": "True", "hovertemplate": "1=14<br>score=%{y}<extra></extra>", "legendgroup": "14", "marker": {"color": "#FFA15A"}, "name": "14", "notched": false, "offsetgroup": "14", "orientation": "v", "showlegend": true, "type": "box", "x0": " ", "xaxis": "x", "y": [1, 1, 1, 1, 1, 1, 1, 0.5, 0.5, 1], "y0": " ", "yaxis": "y"}, {"alignmentgroup": "True", "hovertemplate": "1=15<br>score=%{y}<extra></extra>", "legendgroup": "15", "marker": {"color": "#19d3f3"}, "name": "15", "notched": false, "offsetgroup": "15", "orientation": "v", "showlegend": true, "type": "box", "x0": " ", "xaxis": "x", "y": [1, 1, 1, 1, 1, 0.5, 1, 1, 1, 1], "y0": " ", "yaxis": "y"}, {"alignmentgroup": "True", "hovertemplate": "1=16<br>score=%{y}<extra></extra>", "legendgroup": "16", "marker": {"color": "#FF6692"}, "name": "16", "notched": false, "offsetgroup": "16", "orientation": "v", "showlegend": true, "type": "box", "x0": " ", "xaxis": "x", "y": [1, 1, 1, 1, 1, 1, 1, 1, 1, 1], "y0": " ", "yaxis": "y"}, {"alignmentgroup": "True", "hovertemplate": "1=17<br>score=%{y}<extra></extra>", "legendgroup": "17", "marker": {"color": "#B6E880"}, "name": "17", "notched": false, "offsetgroup": "17", "orientation": "v", "showlegend": true, "type": "box", "x0": " ", "xaxis": "x", "y": [1, 1, 1, 1, 1, 1, 0.1667, 1, 1, 1, 0.2, 1, 1], "y0": " ", "yaxis": "y"}, {"alignmentgroup": "True", "hovertemplate": "1=18<br>score=%{y}<extra></extra>", "legendgroup": "18", "marker": {"color": "#FF97FF"}, "name": "18", "notched": false, "offsetgroup": "18", "orientation": "v", "showlegend": true, "type": "box", "x0": " ", "xaxis": "x", "y": [0.5, 1, 0.2, 1, 0.5, 0.5, 0.5, 1, 0.5, 0.5], "y0": " ", "yaxis": "y"}, {"alignmentgroup": "True", "hovertemplate": "1=19<br>score=%{y}<extra></extra>", "legendgroup": "19", "marker": {"color": "#FECB52"}, "name": "19", "notched": false, "offsetgroup": "19", "orientation": "v", "showlegend": true, "type": "box", "x0": " ", "xaxis": "x", "y": [1, 1, 1, 1, 0.06667, 1, 1, 0.5, 1], "y0": " ", "yaxis": "y"}, {"alignmentgroup": "True", "hovertemplate": "1=20<br>score=%{y}<extra></extra>", "legendgroup": "20", "marker": {"color": "#636efa"}, "name": "20", "notched": false, "offsetgroup": "20", "orientation": "v", "showlegend": true, "type": "box", "x0": " ", "xaxis": "x", "y": [1, 1, 0.25, 1, 1, 1, 1, 1], "y0": " ", "yaxis": "y"}, {"alignmentgroup": "True", "hovertemplate": "1=21<br>score=%{y}<extra></extra>", "legendgroup": "21", "marker": {"color": "#EF553B"}, "name": "21", "notched": false, "offsetgroup": "21", "orientation": "v", "showlegend": true, "type": "box", "x0": " ", "xaxis": "x", "y": [1, 1, 1, 0.5, 1, 0.25, 1, 1, 0.5, 1], "y0": " ", "yaxis": "y"}, {"alignmentgroup": "True", "hovertemplate": "1=22<br>score=%{y}<extra></extra>", "legendgroup": "22", "marker": {"color": "#00cc96"}, "name": "22", "notched": false, "offsetgroup": "22", "orientation": "v", "showlegend": true, "type": "box", "x0": " ", "xaxis": "x", "y": [0.5, 1, 1, 1, 1, 0.5, 1, 1, 0.5], "y0": " ", "yaxis": "y"}, {"alignmentgroup": "True", "hovertemplate": "1=23<br>score=%{y}<extra></extra>", "legendgroup": "23", "marker": {"color": "#ab63fa"}, "name": "23", "notched": false, "offsetgroup": "23", "orientation": "v", "showlegend": true, "type": "box", "x0": " ", "xaxis": "x", "y": [1, 1, 1, 1, 0.07143, 1, 1, 1, 1, 1, 1, 1, 1, 1, 1, 1, 1, 1, 1, 1], "y0": " ", "yaxis": "y"}], "layout": {"boxmode": "group", "height": 600, "legend": {"title": {"text": "1"}, "tracegroupgap": 0}, "margin": {"t": 60}, "width": 2100, "xaxis": {"anchor": "y", "domain": [0, 1]}, "yaxis": {"anchor": "x", "domain": [0, 1], "title": {"text": "score"}}}}
